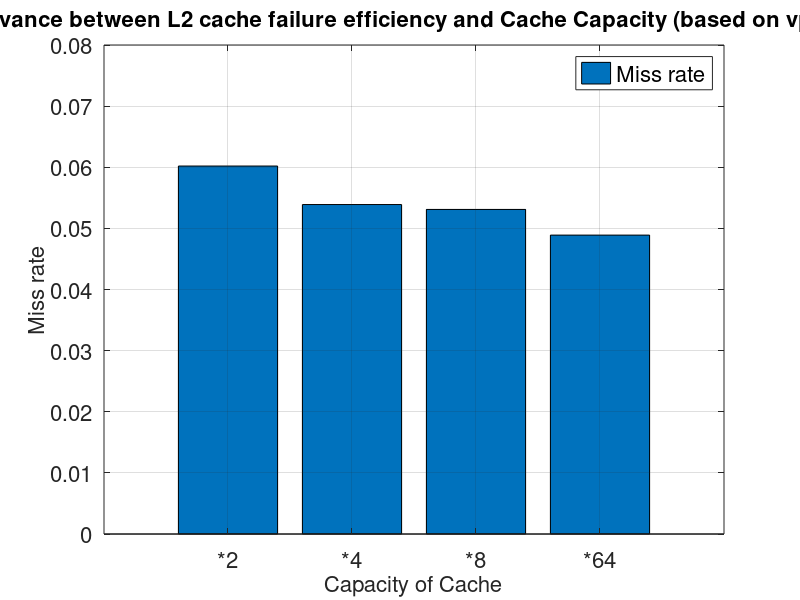

The MATLAB script that drew this image:
y=[0.0602 	0.0539 	0.0531 	0.0489 ];
b=bar(y);
grid on;
ch = get(b,'children');
set(gca,'XTickLabel',{'*2','*4','*8','*64'}, 'FontSize', 16)
%set(ch,'FaceVertexCData',[1 0 1;0 0 0;])
legend('Miss rate', 'FontSize', 16);
xlabel('Capacity of Cache', 'FontSize', 16);
ylabel('Miss rate', 'FontSize', 16);
title('The relevance between L2 cache failure efficiency and Cache Capacity (based on vpr dataset)', 'FontSize', 16);